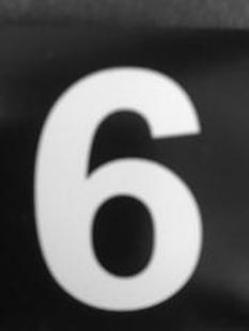
#> input picture ir/data/processed/six_resized/IMG_0893_RESIZED_RANDOM_RESIZE_RANDOM_RESIZE.JPG, 249 x 331 px, found by its file name; its folder holds only this picture in this run
$ python resize_image.py
#> lines starting #> are read from the running program, lines starting #| are printed output that depends on the picture
from PIL import Image
from os import listdir
from os.path import isfile, join
import random


RAW_DATA_DIRECTORY = '/Users/ongcj/Dev/mdp/ir/data/processed/six_resized'
OUTPUT_DIRECTORY = '/Users/ongcj/Dev/mdp/ir/data/training/six/p'
width = 240


def random_rotation(img):
    # pick a random degree of rotation between 25% on the left and 25% on the right
    random_degree = random.uniform(-15, 15)
    return img.rotate(random_degree, expand=True)


all_images = [f for f in listdir(RAW_DATA_DIRECTORY) if isfile(join(RAW_DATA_DIRECTORY, f)) and f.endswith('.JPG')]
for image in all_images:
    print(image)
    full_path_to_img = join(RAW_DATA_DIRECTORY, image)
    img = Image.open(full_path_to_img)
#> img is the input picture: PIL image 249x331 L; min 8, max 249, mean 92.7
    percent = (width / float(img.size[0]))
#> percent = 0.964
    resized_img = img.resize((width, int((float(img.size[1] * float(percent)))))).convert('L')
    resized_img = random_rotation(resized_img)
#> in random_rotation, `return img.rotate(random_degree, expand=True)`:
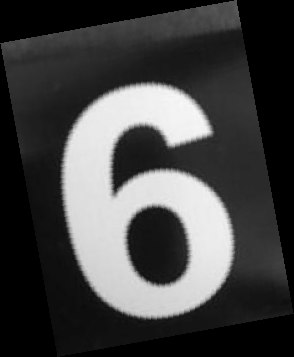
#> returned value: PIL image 294x357 L; min 0, max 249, mean 67.6
    resized_img.save(join(OUTPUT_DIRECTORY, full_path_to_img.replace(RAW_DATA_DIRECTORY, OUTPUT_DIRECTORY).replace(".JPG", "_ROTATED_RESIZED.JPG")), "JPEG",
                     optimize=True)

$ run again, on ir/data/processed/six_resized/IMG_4311_RESIZED_RANDOM_RESIZE.JPG
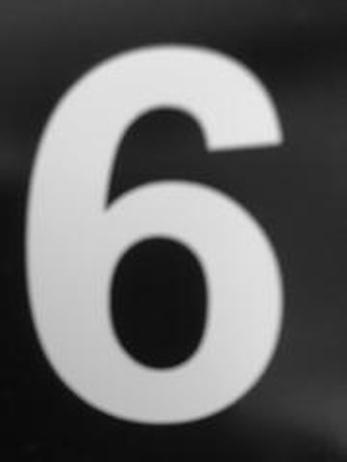
#> input picture ir/data/processed/six_resized/IMG_4311_RESIZED_RANDOM_RESIZE.JPG, 347 x 462 px, found by its file name
#> img is the input picture: PIL image 347x462 L; min 8, max 235, mean 99.4
#> in random_rotation, `return img.rotate(random_degree, expand=True)`:
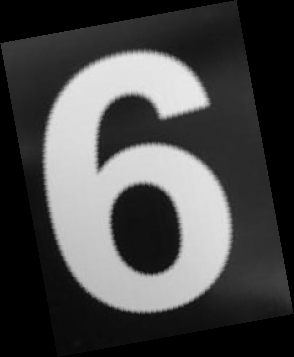
#> returned value: PIL image 294x357 L; min 0, max 233, mean 72.5

$ run again, on ir/data/processed/six_resized/IMG_5294_RESIZED_RANDOM_RESIZE.JPG
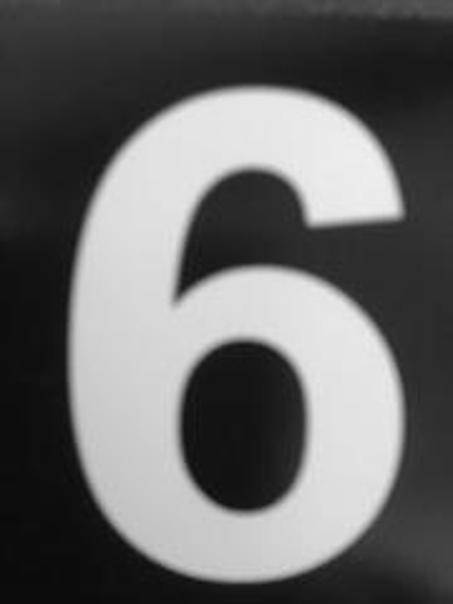
#> input picture ir/data/processed/six_resized/IMG_5294_RESIZED_RANDOM_RESIZE.JPG, 453 x 604 px, found by its file name
#> img is the input picture: PIL image 453x604 L; min 10, max 243, mean 102.8
#> in random_rotation, `return img.rotate(random_degree, expand=True)`:
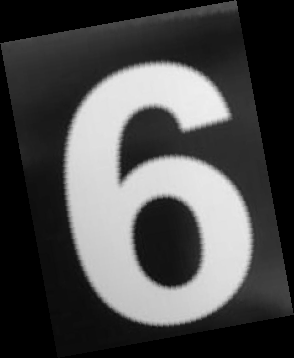
#> returned value: PIL image 294x358 L; min 0, max 241, mean 75

$ run again, on ir/data/processed/six_resized/IMG_7157_RESIZED_RANDOM_RESIZE.JPG
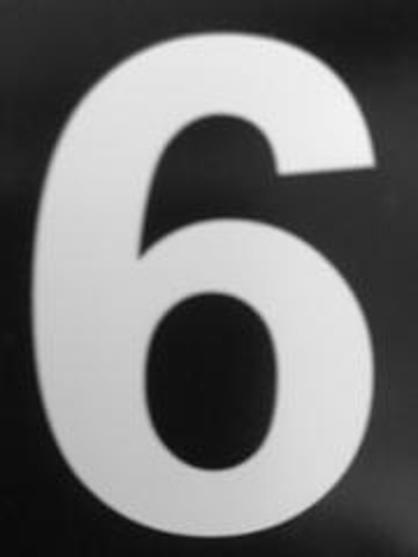
#> input picture ir/data/processed/six_resized/IMG_7157_RESIZED_RANDOM_RESIZE.JPG, 418 x 557 px, found by its file name
#> img is the input picture: PIL image 418x557 L; min 6, max 245, mean 115
#> in random_rotation, `return img.rotate(random_degree, expand=True)`:
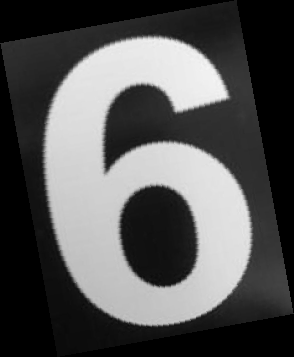
#> returned value: PIL image 294x357 L; min 0, max 245, mean 83.8
